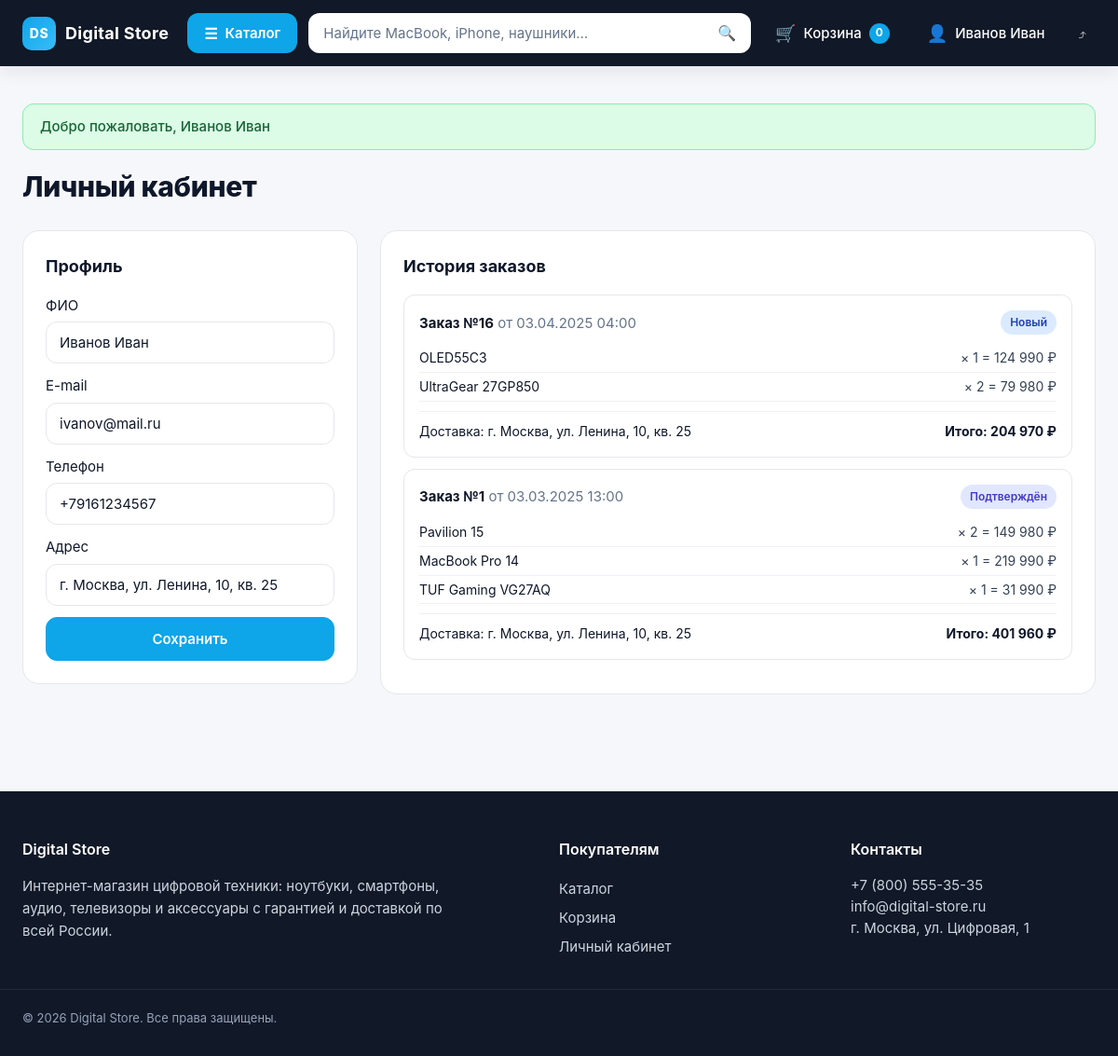
The app's page /account.php (signed in) with its own data.
### tables this page shows
CREATE TABLE `users` (
  `id` int(11) NOT NULL AUTO_INCREMENT,
  `login` varchar(60) NOT NULL,
  `password` varchar(120) NOT NULL,
  `full_name` varchar(120) NOT NULL,
  `email` varchar(120) NOT NULL,
  `phone` varchar(40) NOT NULL,
  `address` varchar(255) NOT NULL,
  `created_at` datetime NOT NULL DEFAULT current_timestamp(),
  PRIMARY KEY (`id`),
  UNIQUE KEY `login` (`login`)
);

CREATE TABLE `orders` (
  `id` int(11) NOT NULL AUTO_INCREMENT,
  `user_id` int(11) NOT NULL,
  `total` decimal(12,2) NOT NULL,
  `status` varchar(40) NOT NULL DEFAULT 'Новый',
  `customer_name` varchar(120) NOT NULL,
  `customer_phone` varchar(40) NOT NULL,
  `customer_address` varchar(255) NOT NULL,
  `comment` text DEFAULT NULL,
  `created_at` datetime NOT NULL DEFAULT current_timestamp(),
  PRIMARY KEY (`id`),
  KEY `fk_order_user` (`user_id`),
  CONSTRAINT `fk_order_user` FOREIGN KEY (`user_id`) REFERENCES `users` (`id`)
);

CREATE TABLE `order_items` (
  `id` int(11) NOT NULL AUTO_INCREMENT,
  `order_id` int(11) NOT NULL,
  `product_id` int(11) NOT NULL,
  `quantity` int(11) NOT NULL,
  `price` decimal(12,2) NOT NULL,
  PRIMARY KEY (`id`),
  KEY `fk_oi_order` (`order_id`),
  KEY `fk_oi_product` (`product_id`),
  CONSTRAINT `fk_oi_order` FOREIGN KEY (`order_id`) REFERENCES `orders` (`id`) ON DELETE CASCADE,
  CONSTRAINT `fk_oi_product` FOREIGN KEY (`product_id`) REFERENCES `products` (`id`)
);

CREATE TABLE `products` (
  `id` int(11) NOT NULL AUTO_INCREMENT,
  `category_id` int(11) NOT NULL,
  `brand_id` int(11) NOT NULL,
  `name` varchar(180) NOT NULL,
  `model` varchar(120) NOT NULL,
  `price` decimal(12,2) NOT NULL,
  `memory` varchar(40) DEFAULT NULL,
  `screen` varchar(40) DEFAULT NULL,
  `color` varchar(60) DEFAULT NULL,
  `description` text NOT NULL,
  `stock` int(11) NOT NULL DEFAULT 0,
  `image` longblob DEFAULT NULL,
  `image_mime` varchar(60) DEFAULT NULL,
  `created_at` datetime NOT NULL DEFAULT current_timestamp(),
  PRIMARY KEY (`id`),
  KEY `fk_prod_cat` (`category_id`),
  KEY `fk_prod_brand` (`brand_id`),
  CONSTRAINT `fk_prod_brand` FOREIGN KEY (`brand_id`) REFERENCES `brands` (`id`),
  CONSTRAINT `fk_prod_cat` FOREIGN KEY (`category_id`) REFERENCES `categories` (`id`)
);

### account.php (the view, shortened to what this page needs)
<?php
require_once __DIR__ . '/db.php';
$user = fetch_one($mysqli, 'SELECT * FROM users WHERE id=?', 'i', [uid()]);
$orders = fetch_all($mysqli, 'SELECT * FROM orders WHERE user_id=? ORDER BY created_at DESC', 'i', [uid()]);
?>
<h1 class="page-title">Личный кабинет</h1>
<div class="account">
  <section class="account__profile">
    <h2>Профиль</h2>
    <form method="post">
      <label>ФИО<input type="text" name="full_name" value="<?= h($user['full_name']) ?>"></label>
      <label>E-mail<input type="email" name="email" value="<?= h($user['email']) ?>"></label>
      <label>Телефон<input type="tel" name="phone" value="<?= h($user['phone']) ?>"></label>
      <label>Адрес<input type="text" name="address" value="<?= h($user['address']) ?>"></label>
      <button type="submit" name="save_profile" class="btn btn--primary">Сохранить</button>
    </form>
  </section>
  <section class="account__orders">
    <h2>История заказов</h2>
    <?php if (!$orders): ?>
      <div class="empty">У вас пока нет заказов.</div>
    <?php else: ?>
      <?php foreach ($orders as $o):
        $items = fetch_all($mysqli, "SELECT oi.*, p.name, p.id AS pid FROM order_items oi JOIN products p ON p.id=oi.product_id WHERE oi.order_id=?", 'i', [(int)$o['id']]);
      ?>
        <article class="order">
          <header>
            <div><b>Заказ №<?= (int)$o['id'] ?></b><span class="muted"> от <?= h(date('d.m.Y H:i', strtotime($o['created_at']))) ?></span></div>
            <span class="status status--<?= h(str_replace(' ','-',mb_strtolower($o['status']))) ?>"><?= h($o['status']) ?></span>
          </header>
          <ul class="order__items">
            <?php foreach ($items as $it): ?>
              <li><a href="product.php?id=<?= (int)$it['pid'] ?>"><?= h($it['name']) ?></a><span>× <?= (int)$it['quantity'] ?> = <?= money($it['price'] * $it['quantity']) ?></span></li>
            <?php endforeach; ?>
          </ul>
          <footer><span>Доставка: <?= h($o['customer_address']) ?></span><b>Итого: <?= money($o['total']) ?></b></footer>
        </article>
      <?php endforeach; ?>
    <?php endif; ?>
  </section>
</div>

### style.css (style rules this page uses)
:root { --bg: #f6f7fb; --surface: #ffffff; --ink: #0f172a; --ink-2: #334155; --ink-3: #64748b; --line: #e5e7eb; --line-2: #eef0f5; --brand: #111827; --brand-2: #1f2937; --accent: #0ea5e9; --accent-2: #0284c7; --ok: #16a34a; --err: #dc2626; --warn: #ea580c; --r-sm: 8px; --r-md: 12px; --r-lg: 18px; --r-xl: 24px; --sh-sm: 0 1px 2px rgba(15,23,42,.06), 0 1px 1px rgba(15,23,42,.04); --sh-md: 0 6px 18px rgba(15,23,42,.08); --sh-lg: 0 18px 40px rgba(15,23,42,.12); }
* { box-sizing: border-box; }
html, body { margin: 0; padding: 0; }
body { font: 15px/1.55 -apple-system, BlinkMacSystemFont, 'Segoe UI', Roboto, 'Helvetica Neue', Arial, sans-serif; background: var(--bg); color: var(--ink); -webkit-font-smoothing: antialiased; }
a { color: inherit; text-decoration: none; }
button, input, select, textarea { font: inherit; color: inherit; }
.muted { color: var(--ink-3); }
.btn { display: inline-flex; align-items: center; justify-content: center; gap: 8px; padding: 11px 22px; border-radius: var(--r-md); border: 1px solid transparent; background: var(--surface); color: var(--ink); font-weight: 600; cursor: pointer; transition: all .15s; text-decoration: none; }
.btn--primary { background: var(--accent); color: #fff; border-color: var(--accent); }
.page-title { font-size: 30px; font-weight: 800; margin: 12px 0 24px; letter-spacing: -.3px; }
.account { display: grid; grid-template-columns: 360px 1fr; gap: 24px; align-items: start; }
.account__profile, .account__orders { background: var(--surface); padding: 24px; border-radius: var(--r-lg); border: 1px solid var(--line); }
.account__profile h2, .account__orders h2 { margin: 0 0 16px; font-size: 18px; }
.account__profile form { display: grid; gap: 12px; }
.account__profile input { display: block; width: 100%; padding: 10px 14px; border: 1px solid var(--line); border-radius: var(--r-md); margin-top: 6px; }
.account__profile label { display: block; }
.order { border: 1px solid var(--line); border-radius: var(--r-md); padding: 16px; margin-bottom: 12px; }
.order header { display: flex; justify-content: space-between; align-items: center; margin-bottom: 10px; }
.order__items { list-style: none; padding: 0; margin: 8px 0; }
.order__items li { display: flex; justify-content: space-between; padding: 4px 0; font-size: 14px; color: var(--ink-2); border-bottom: 1px solid var(--line-2); }
.order__items a { color: var(--ink); }
.order footer { display: flex; justify-content: space-between; margin-top: 10px; padding-top: 10px; border-top: 1px solid var(--line-2); font-size: 14px; }
.status { display: inline-block; padding: 4px 10px; border-radius: 999px; font-size: 12px; font-weight: 600; background: var(--line-2); color: var(--ink-2); }
.status--новый { background: #dbeafe; color: #1e40af; }
.status--подтверждён { background: #e0e7ff; color: #4338ca; }

### records on screen
users: full_name "Иванов Иван", email "ivanov@mail.ru", phone "+79161234567", address "г. Москва, ул. Ленина, 10, кв. 25"
orders: id "16", created_at "03.04.2025 04:00", status "Новый", customer_address "г. Москва, ул. Ленина, 10, кв. 25", total "204 970 ₽"
order_items: product.name "OLED55C3", quantity "1", money($it['price'] * $it['quantity']) "124 990 ₽"
order_items: product.name "UltraGear 27GP850", quantity "2", money($it['price'] * $it['quantity']) "79 980 ₽"
orders: id "1", created_at "03.03.2025 13:00", status "Подтверждён", customer_address "г. Москва, ул. Ленина, 10, кв. 25", total "401 960 ₽"
order_items: product.name "Pavilion 15", quantity "2", money($it['price'] * $it['quantity']) "149 980 ₽"
order_items: product.name "MacBook Pro 14", quantity "1", money($it['price'] * $it['quantity']) "219 990 ₽"
order_items: product.name "TUF Gaming VG27AQ", quantity "1", money($it['price'] * $it['quantity']) "31 990 ₽"

### other values on screen
$cc "0"
$user "Иванов Иван"
$f "Добро пожаловать, Иванов Иван"
$y "2026"
